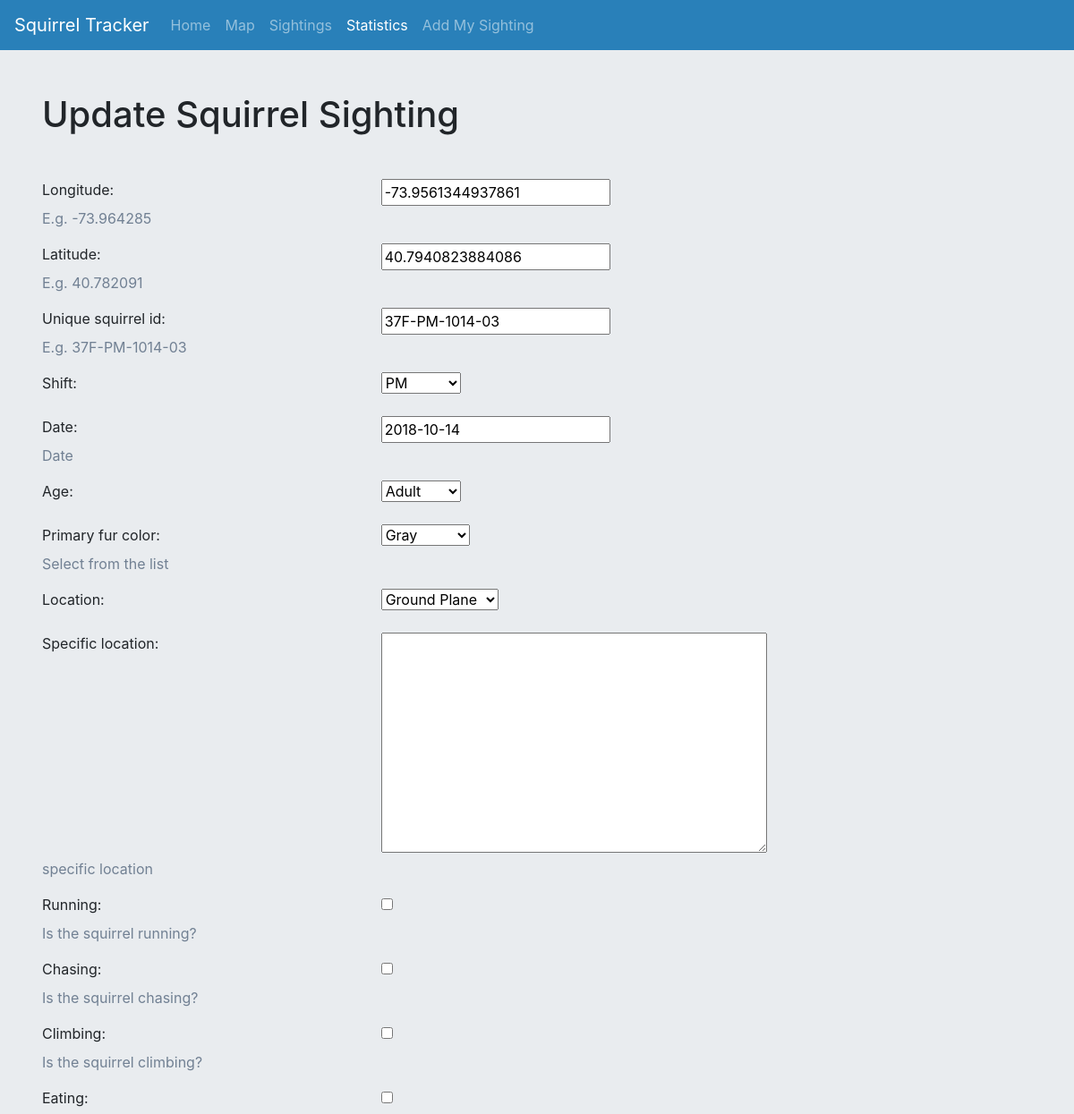
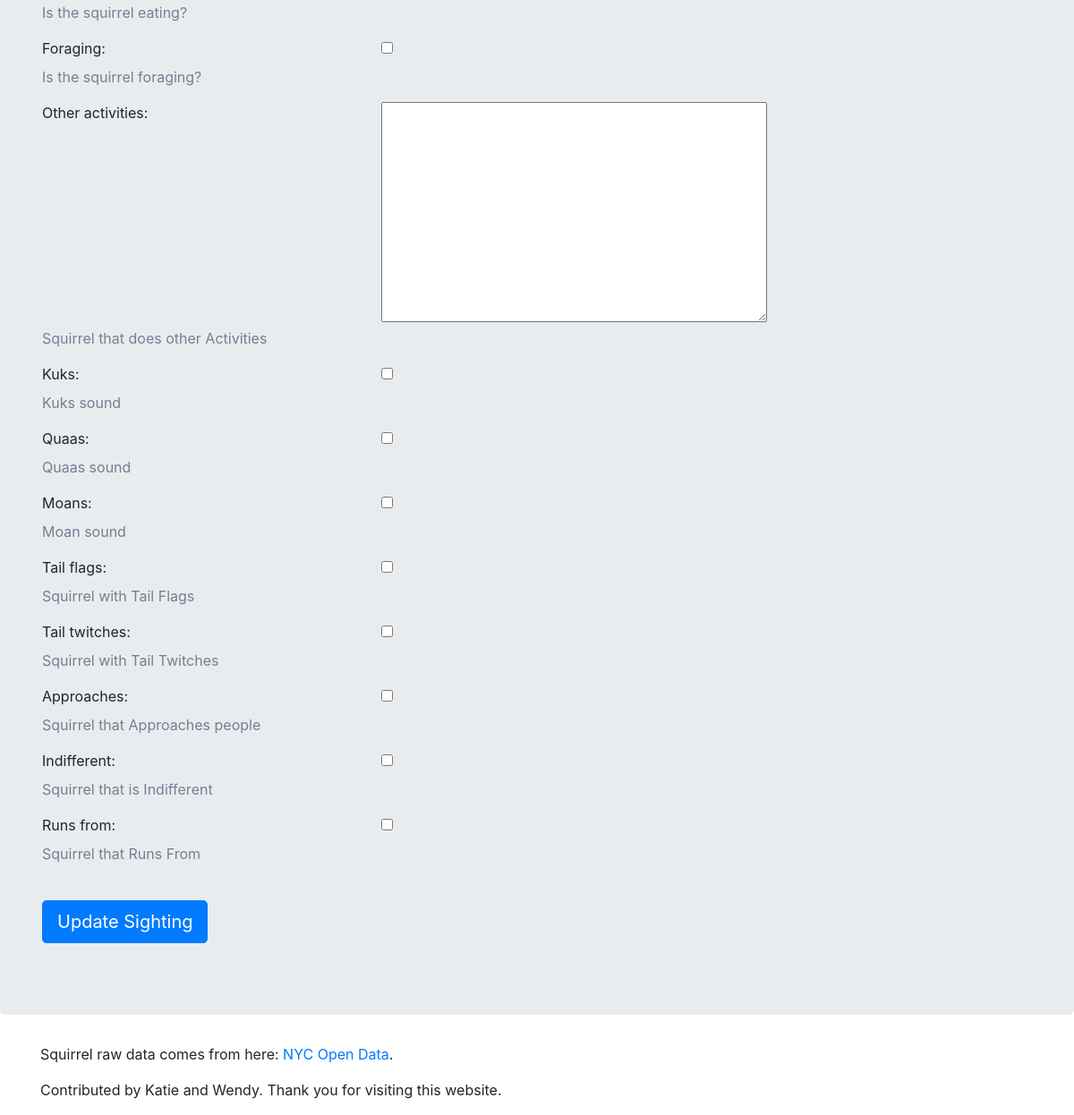
Page /sightings/37F-PM-1014-03/ on the committed database (2 pictures, top to bottom).
### squirrel_tracker/models.py (models this page shows, shortened)
class Squirrel(models.Model):
    Longitude = models.FloatField(
        help_text = _('E.g. -73.964285'),
    )
    Latitude  = models.FloatField(
        help_text = _('E.g. 40.782091'),
    )
    Unique_squirrel_id = models.CharField(
        max_length = 20,
        primary_key = True,
        default = None,
        help_text = _('E.g. 37F-PM-1014-03')
    )
    PM = 'PM'
    AM = 'AM'
    SHIFT_CHOICES = [
        (PM, _('PM')),
        (AM, _('AM')),
    ]
    Shift = models.CharField(
        max_length = 10,
        choices = SHIFT_CHOICES,
        blank = True,# or default=AM
    )
    Date = models.DateField(
        help_text =_('Date'),
    )
    ADULT = 'Adult'
    JUVENILE = 'Juvenile'
    AGE_CHOICES = [
        (ADULT, _('Adult')),
        (JUVENILE, _('Juvenile')),
    ]
    Age = models.CharField(
        max_length = 15,
        choices = AGE_CHOICES,
        blank = True,
    )
    GRAY = 'Gray'
    CINNAMON  = 'Cinnamon'
    BLACK = 'Black'
    FURColor_CHOICES = [
        (GRAY, _('Gray')),
        (CINNAMON, _('Cinnamon')),
        (BLACK, _('Black')),
        ]
    Primary_fur_color = models.CharField(
        max_length = 15,
        help_text = _('Select from the list'),
        choices = FURColor_CHOICES,
        blank = True,
    )
    GROUND_PLANE = 'Ground Plane'
    ABOVE_GROUND = 'Above Ground'
    LOCATION_CHOICES = [
        (GROUND_PLANE, _('Ground Plane')),
        (ABOVE_GROUND, _('Above Ground')),
    ]
    Location = models.CharField(
        max_length = 20,
        choices = LOCATION_CHOICES,
        blank = True,
    )
    Specific_location = models.TextField(
        blank = True,
        help_text=('specific location'),
        max_length=100
    )
    Running = models.BooleanField(
        help_text = _('Is the squirrel running?'),
    )
    Chasing = models.BooleanField(
        help_text = _('Is the squirrel chasing?'),
    )
    Climbing = models.BooleanField(
        help_text = _('Is the squirrel  climbing?'),
    )
    Eating = models.BooleanField(
        help_text = _('Is the squirrel eating?'),
    )
    Foraging = models.BooleanField(
        help_text = _('Is the squirrel foraging?'),
    )
    Other_activities = models.TextField(
        help_text=_('Squirrel that does other Activities'),
        blank = True,
    )
    Kuks = models.BooleanField(
        help_text = _('Kuks sound'),
    )
    Quaas = models.BooleanField(
        help_text = _('Quaas sound'),
    )
    Moans = models.BooleanField(
        help_text = _('Moan sound'),
    )
    Tail_flags = models.BooleanField(
        help_text = _('Squirrel with Tail Flags'),
    )
    Tail_twitches = models.BooleanField(
        help_text = _('Squirrel with Tail Twitches'),
    )
    Approaches = models.BooleanField(
        help_text = _('Squirrel that Approaches people'),
    )
    Indifferent = models.BooleanField(
        help_text = _('Squirrel that is Indifferent'),
    )
    Runs_from = models.BooleanField(
        help_text = _('Squirrel that Runs From'),
    )

### squirrel_tracker/views.py (the view)
# urls.py: path('sightings/<squirrel_id>/', views.sightings_update, name='update'),
def sightings_update(request, squirrel_id):
    squirrel = get_object_or_404(Squirrel, Unique_squirrel_id=squirrel_id)
    form = SquirrelForm(request.POST or None, instance=squirrel)
    if request.method == 'POST':
        if form.is_valid():
            updated_squirrel = form.save(commit=False)
            updated_squirrel.save()
            squirrel_id = updated_squirrel.Unique_squirrel_id
            return redirect(f'/sightings/#{squirrel_id}')
    else:
        form = SquirrelForm(instance=squirrel)
    context = {
        'form': form,
    }
    return render(request, 'sightings/update.html', context)

### squirrel_tracker/forms.py
class SquirrelForm(ModelForm):
    def as_div(self):
        return self._html_output(
            normal_row="""<div class="form-group row %(html_class_attr)s">
	<div class="col-4">%(label)s</div>
	<div class="col-8">%(field)s</div>
	<div class="col-4" style="color: #718093;">%(help_text)s</div>
	<div class="col-4" style="color: #e84118;">%(errors)s</div>
</div>""",
            error_row='<div class="error">%s</div>',
            row_ender='</div>',
            help_text_html=' <div class="help-block">%s</div>',
            errors_on_separate_row=False,
        )
    class Meta:
        model = Squirrel
        fields = '__all__'

### squirrel_tracker/templates/sightings/update.html (shortened to what this page needs)
<!DOCTYPE html>
<html lang="en">
<head>
    <link rel="stylesheet" href="https://maxcdn.bootstrapcdn.com/bootstrap/4.0.0/css/bootstrap.min.css"
>
</head>
<body>
<nav class="navbar navbar-expand-md navbar-dark fixed-top"
     style="background-color: #2980b9;">
    <a class="navbar-brand" href="#">Squirrel Tracker</a>
    <div class="collapse navbar-collapse" id="navbarsExampleDefault">
        <ul class="navbar-nav mr-auto">
            <li class="nav-item">
                <a class="nav-link" href="/">Home</a>
            </li>
            <li class="nav-item">
                <a class="nav-link" href="/map">Map</a>
            </li>
            <li class="nav-item">
                <a class="nav-link" href="/sightings">Sightings</a>
            </li>
            <li class="nav-item active">
                <a class="nav-link" href="/sightings/stats">Statistics<span class="sr-only">(current)</span></a>
            </li>
            <li class="nav-item">
                <a class="nav-link" href="/sightings/add">Add My Sighting</a>
            </li>
        </ul>
    </div>
</nav>
<div role="main">
    <div class="jumbotron">
        <div class="container">
            <h1 style="margin-top: 40px;">Update Squirrel Sighting</h1>
            <br/>
            <p>
            <form method="post">
              {{ form.as_div }}
              <br>
              <input class="btn btn-primary btn-lg" type="submit" name="Submit" value="Update Sighting">
            </form>
            </p>
        </div>
    </div>
</div>
<footer class="container">
    <p> Squirrel raw data comes from here: <a
            href="https://data.cityofnewyork.us/Environment/2018-Central-Park-Squirrel-Census-Squirrel-Data/vfnx-vebw"
            target="_blank">NYC Open Data</a>.</p>
    <p>
        Contributed by Katie and Wendy. Thank you for visiting this website.
    </p>
</footer>
</body>
</html>

### rows in the picture
Squirrel: Longitude "-73.9561344937861", Latitude "40.7940823884086", Unique_squirrel_id "37F-PM-1014-03", Shift "PM", Date "2018-10-14", Age "Adult", Primary_fur_color "Gray", Location "Ground Plane"
